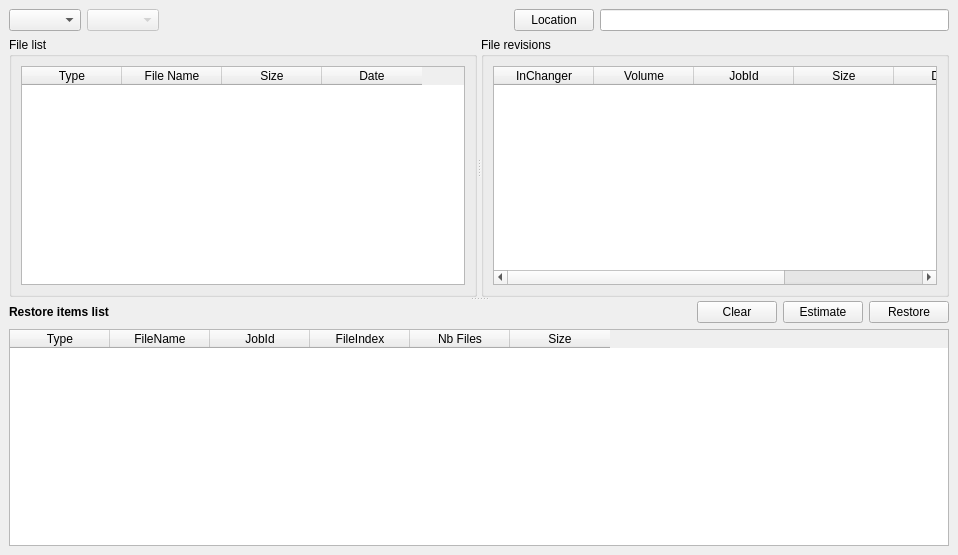
<ui version="4.0" >
 <class>bRestoreForm</class>
 <widget class="QWidget" name="bRestoreForm" >
  <property name="geometry" >
   <rect>
    <x>0</x>
    <y>0</y>
    <width>958</width>
    <height>555</height>
   </rect>
  </property>
  <property name="windowTitle" >
   <string>brestore</string>
  </property>
  <layout class="QGridLayout" >
   <property name="margin" >
    <number>9</number>
   </property>
   <property name="spacing" >
    <number>6</number>
   </property>
   <item row="1" column="0" >
    <widget class="QSplitter" name="splitter_2" >
     <property name="orientation" >
      <enum>Qt::Vertical</enum>
     </property>
     <widget class="QSplitter" name="splitter" >
      <property name="orientation" >
       <enum>Qt::Horizontal</enum>
      </property>
      <widget class="QGroupBox" name="groupBox" >
       <property name="sizePolicy" >
        <sizepolicy>
         <hsizetype>7</hsizetype>
         <vsizetype>7</vsizetype>
         <horstretch>0</horstretch>
         <verstretch>0</verstretch>
        </sizepolicy>
       </property>
       <property name="title" >
        <string>File list</string>
       </property>
       <layout class="QVBoxLayout" >
        <property name="margin" >
         <number>9</number>
        </property>
        <property name="spacing" >
         <number>6</number>
        </property>
        <item>
         <widget class="QTableWidget" name="FileList" >
          <property name="sizePolicy" >
           <sizepolicy>
            <hsizetype>7</hsizetype>
            <vsizetype>7</vsizetype>
            <horstretch>5</horstretch>
            <verstretch>5</verstretch>
           </sizepolicy>
          </property>
          <column>
           <property name="text" >
            <string>Type</string>
           </property>
          </column>
          <column>
           <property name="text" >
            <string>File Name</string>
           </property>
          </column>
          <column>
           <property name="text" >
            <string>Size</string>
           </property>
          </column>
          <column>
           <property name="text" >
            <string>Date</string>
           </property>
          </column>
         </widget>
        </item>
       </layout>
      </widget>
      <widget class="QGroupBox" name="groupBox_2" >
       <property name="sizePolicy" >
        <sizepolicy>
         <hsizetype>7</hsizetype>
         <vsizetype>7</vsizetype>
         <horstretch>0</horstretch>
         <verstretch>0</verstretch>
        </sizepolicy>
       </property>
       <property name="title" >
        <string>File revisions</string>
       </property>
       <layout class="QVBoxLayout" >
        <property name="margin" >
         <number>9</number>
        </property>
        <property name="spacing" >
         <number>6</number>
        </property>
        <item>
         <widget class="QTableWidget" name="FileRevisions" >
          <property name="sizePolicy" >
           <sizepolicy>
            <hsizetype>7</hsizetype>
            <vsizetype>7</vsizetype>
            <horstretch>0</horstretch>
            <verstretch>0</verstretch>
           </sizepolicy>
          </property>
          <column>
           <property name="text" >
            <string>InChanger</string>
           </property>
          </column>
          <column>
           <property name="text" >
            <string>Volume</string>
           </property>
          </column>
          <column>
           <property name="text" >
            <string>JobId</string>
           </property>
          </column>
          <column>
           <property name="text" >
            <string>Size</string>
           </property>
          </column>
          <column>
           <property name="text" >
            <string>Date</string>
           </property>
          </column>
          <column>
           <property name="text" >
            <string>Chksum</string>
           </property>
          </column>
         </widget>
        </item>
       </layout>
      </widget>
     </widget>
     <widget class="QWidget" name="layoutWidget_2" >
      <layout class="QVBoxLayout" >
       <property name="margin" >
        <number>0</number>
       </property>
       <property name="spacing" >
        <number>6</number>
       </property>
       <item>
        <layout class="QHBoxLayout" >
         <property name="margin" >
          <number>0</number>
         </property>
         <property name="spacing" >
          <number>6</number>
         </property>
         <item>
          <widget class="QLabel" name="label" >
           <property name="text" >
            <string>&lt;html>&lt;head>&lt;meta name="qrichtext" content="1" />&lt;style type="text/css">
p, li { white-space: pre-wrap; }
&lt;/style>&lt;/head>&lt;body style=" font-family:'Sans Serif'; font-size:9pt; font-weight:400; font-style:normal; text-decoration:none;">
&lt;p style=" margin-top:0px; margin-bottom:0px; margin-left:0px; margin-right:0px; -qt-block-indent:0; text-indent:0px;">&lt;span style=" font-weight:600;">Restore items list&lt;/span>&lt;/p>&lt;/body>&lt;/html></string>
           </property>
          </widget>
         </item>
         <item>
          <spacer>
           <property name="orientation" >
            <enum>Qt::Horizontal</enum>
           </property>
           <property name="sizeHint" >
            <size>
             <width>40</width>
             <height>20</height>
            </size>
           </property>
          </spacer>
         </item>
         <item>
          <widget class="QPushButton" name="pushButton" >
           <property name="text" >
            <string>Clear</string>
           </property>
          </widget>
         </item>
         <item>
          <widget class="QPushButton" name="pushButton_2" >
           <property name="text" >
            <string>Estimate</string>
           </property>
          </widget>
         </item>
         <item>
          <widget class="QPushButton" name="pushButton_3" >
           <property name="text" >
            <string>Restore</string>
           </property>
          </widget>
         </item>
        </layout>
       </item>
       <item>
        <widget class="QTableWidget" name="RestoreList" >
         <property name="acceptDrops" >
          <bool>true</bool>
         </property>
         <column>
          <property name="text" >
           <string>Type</string>
          </property>
         </column>
         <column>
          <property name="text" >
           <string>FileName</string>
          </property>
         </column>
         <column>
          <property name="text" >
           <string>JobId</string>
          </property>
         </column>
         <column>
          <property name="text" >
           <string>FileIndex</string>
          </property>
         </column>
         <column>
          <property name="text" >
           <string>Nb Files</string>
          </property>
         </column>
         <column>
          <property name="text" >
           <string>Size</string>
          </property>
         </column>
        </widget>
       </item>
      </layout>
     </widget>
    </widget>
   </item>
   <item row="0" column="0" >
    <layout class="QHBoxLayout" >
     <property name="margin" >
      <number>0</number>
     </property>
     <property name="spacing" >
      <number>6</number>
     </property>
     <item>
      <widget class="QComboBox" name="ClientList" />
     </item>
     <item>
      <widget class="QComboBox" name="JobList" >
       <property name="enabled" >
        <bool>false</bool>
       </property>
      </widget>
     </item>
     <item>
      <spacer>
       <property name="orientation" >
        <enum>Qt::Horizontal</enum>
       </property>
       <property name="sizeType" >
        <enum>QSizePolicy::Expanding</enum>
       </property>
       <property name="sizeHint" >
        <size>
         <width>40</width>
         <height>20</height>
        </size>
       </property>
      </spacer>
     </item>
     <item>
      <widget class="QPushButton" name="pushButton_4" >
       <property name="text" >
        <string>Location</string>
       </property>
      </widget>
     </item>
     <item>
      <widget class="QLineEdit" name="lineEdit" />
     </item>
    </layout>
   </item>
  </layout>
 </widget>
 <resources/>
 <connections/>
</ui>
